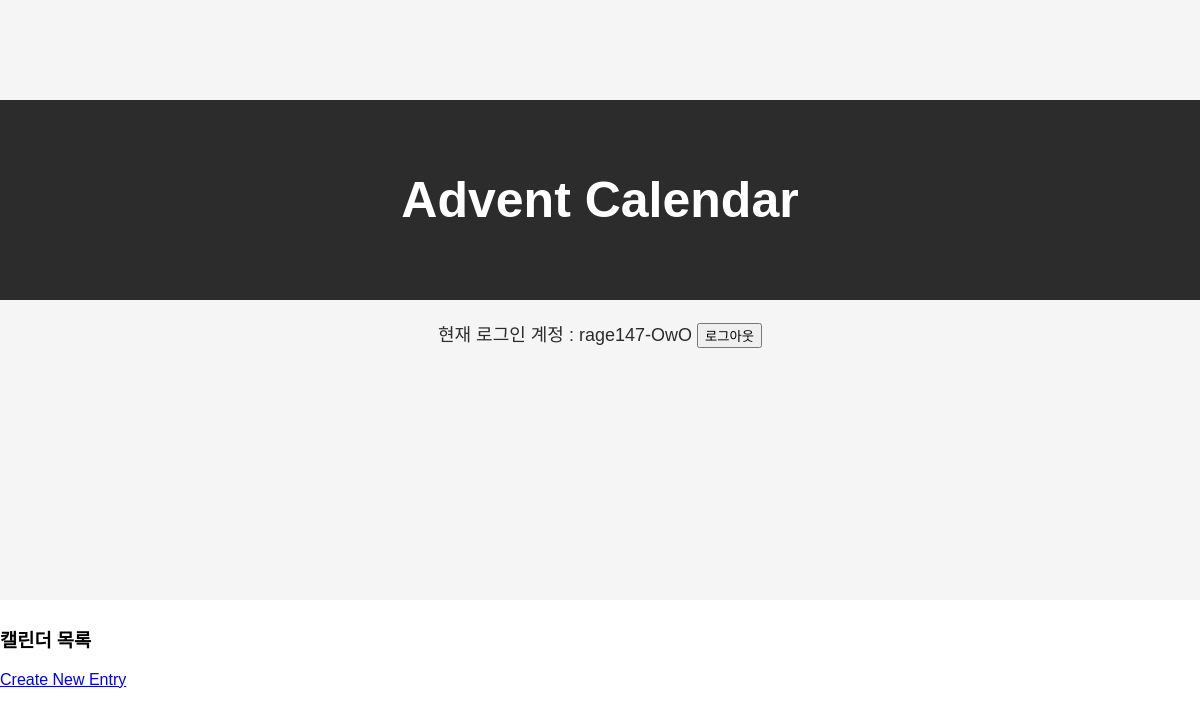
The app's page /calendar/18/entries/ (signed in), older data.
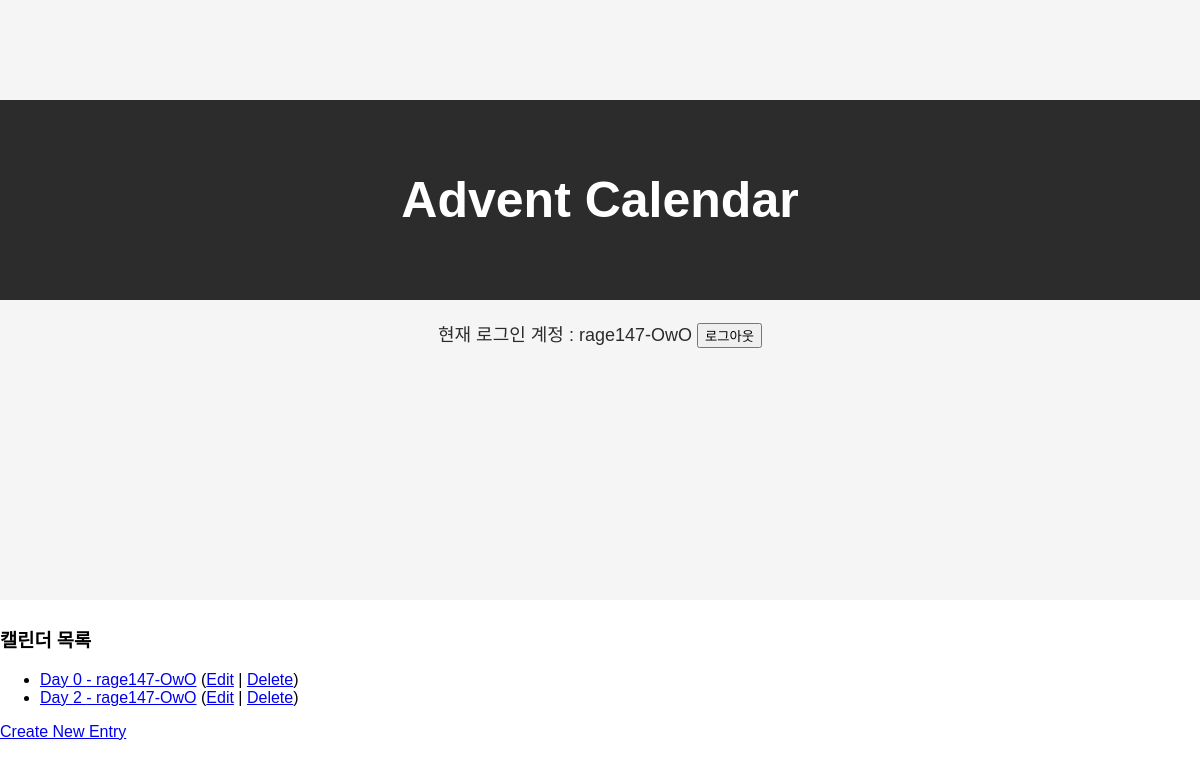
The same page, newer data.
### calendarapp/models.py (models this page shows, shortened)
class CalendarEntry(models.Model):
    calendar = models.ForeignKey(Calendar, on_delete=models.CASCADE, related_name='entries')
    user = models.ForeignKey(settings.AUTH_USER_MODEL, on_delete=models.CASCADE, null=True)
    day = models.PositiveIntegerField()
    link = models.URLField()
    user_image = models.ImageField(upload_to='user_images/', null=True)
    class Meta:
        unique_together = ['calendar', 'day']
    @property
    def username(self):
        return self.user.username if self.user else None

### calendarapp/views.py (the view)
# urls.py: path('calendar/<int:calendar_id>/entries/', views.calendar_entry_list, name='calendar_entry_list'),
@login_required
def calendar_entry_list(request, calendar_id):
    entries = CalendarEntry.objects.filter(user=request.user, calendar=calendar_id).order_by('day')
    return render(request, 'calendar_entry_list.html', {'entries': entries, 'calendar_id': calendar_id})

### calendarapp/templates/calendar_entry_list.html
{% extends 'base.html' %}
{% block content %}
  <h3>캘린더 목록</h3>
  <ul>
    {% for entry in entries %}
      <li>
        <a href="{% url 'calendar_entry_detail' calendar_id entry.id %}">Day {{ entry.day }} - {{ entry.username }}</a>
        {% if entry.user == user %}
          (<a href="{% url 'update_calendar_entry' calendar_id entry.id %}">Edit</a>
          | <a href="{% url 'delete_calendar_entry' calendar_id entry.id %}">Delete</a>)
        {% endif %}
      </li>
    {% endfor %}
  </ul>
  <a href="{% url 'create_calendar_entry' calendar_id=calendar_id %}">Create New Entry</a>
{% endblock %}

Row changes from the older to the newer data that the page shows:
added CalendarEntry: day "0", username "rage147-OwO", shows "Edit"
added CalendarEntry: day "2", username "rage147-OwO", shows "Edit"
